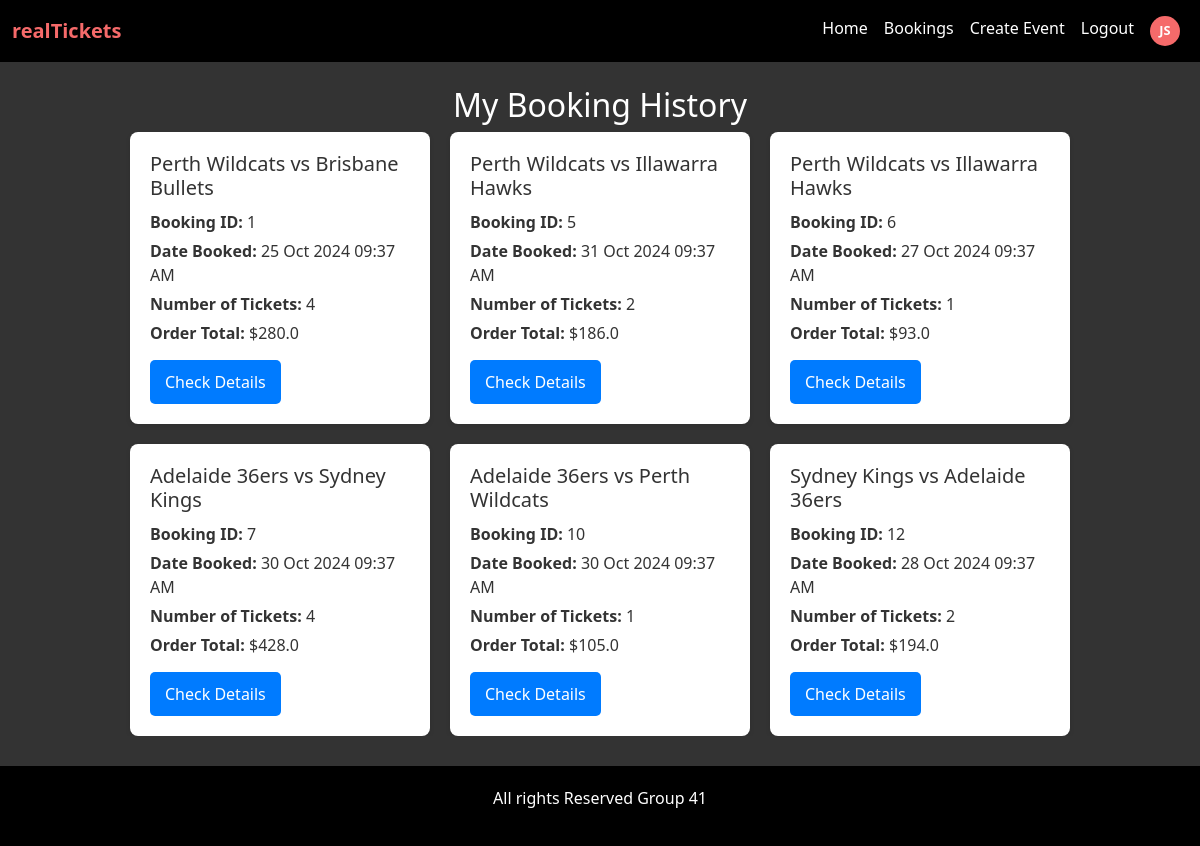
Page /booking-history (signed in) on the committed database.
### index/models.py (models this page shows, shortened)
class User(UserMixin, db.Model):  # Inherit from UserMixin
    id = db.Column(db.Integer, primary_key=True)
    first_name = db.Column(db.String(100), nullable=False)
    last_name = db.Column(db.String(100), nullable=False)
    dob = db.Column(db.String(10), nullable=False)
    email = db.Column(db.String(120), unique=True, nullable=False)
    username = db.Column(db.String(80), unique=True, nullable=False)
    password = db.Column(db.String(200), nullable=False)  # For storing hashed passwords
    bio = db.Column(db.Text, nullable=True)  # Optional field for user bio
    created_at = db.Column(db.DateTime, default=datetime.utcnow)  # Track creation time
    contact_number = db.Column(db.String(20), nullable=False)
    street_address = db.Column(db.String(200), nullable=False)
    def get_initials(self):
        return f"{self.first_name[0].upper()}{self.last_name[0].upper()}"

class Ticket(db.Model):
    __tablename__ = 'tickets'
    id = db.Column(db.Integer, primary_key=True)
    event_id = db.Column(db.Integer, db.ForeignKey('events.id'), nullable=False)
    user_name = db.Column(db.String(100), nullable=False)
    user_email = db.Column(db.String(120), nullable=False)
    number_of_tickets = db.Column(db.Integer, nullable=False)
    total_price = db.Column(db.Float, nullable=False)
    booking_date = db.Column(db.DateTime, default=datetime.utcnow)
    status = db.Column(db.String(20), default='confirmed')  # Status of the ticket
    event = db.relationship('Event', back_populates='tickets')

class Event(db.Model):
    __tablename__ = 'events'  # Ensure this matches your database table name
    id = db.Column(db.Integer, primary_key=True)
    name = db.Column(db.String(100), nullable=False)
    date = db.Column(db.DateTime, default=datetime.utcnow)
    location = db.Column(db.String(200))
    description = db.Column(db.Text, nullable=True)
    seats_available = db.Column(db.Integer, nullable=False)
    status = db.Column(db.String(50), nullable=False, default='Open')  # Default to 'Open'
    price_per_ticket = db.Column(db.Float, nullable=False)  # Price per ticket
    created_by = db.Column(db.Integer, db.ForeignKey('user.id'), nullable=False)  # Reference to the user
    created_at = db.Column(db.DateTime, default=datetime.utcnow)  # Track creation time
    comments = db.relationship('Comment', backref='event', lazy=True)
    tickets = db.relationship('Ticket', back_populates='event', cascade='all, delete-orphan')
    image_filename = db.Column(db.String(120), nullable=True)  # Image filename

### index/views.py (the view)
@main_bp.route('/booking-history')
@login_required  # Ensure user is logged in to access booking history
def booking_history():
    bookings = Ticket.query.filter_by(user_email=current_user.email).all()
    return render_template('booking_history.html', bookings=bookings)

### index/__init__.py (called while the page is built)
def create_app():
    app = Flask(__name__)
    app.config['SECRET_KEY'] = 'your_secret_key_here'
    app.config['SQLALCHEMY_DATABASE_URI'] = 'sqlite:///users.db'  # Use SQLite for the database
    app.config['SQLALCHEMY_TRACK_MODIFICATIONS'] = False  # Disable modification tracking
    db.init_app(app)
    login_manager.init_app(app)
    login_manager.login_view = 'main.login'  # Redirect to login page if not logged in
    from .models import User  # Import the User model here
    @login_manager.user_loader
    def load_user(user_id):
        return User.query.get(int(user_id))  # Retrieve user by ID for Flask-Login
    from .views import main_bp
    app.register_blueprint(main_bp)
    return app

### index/templates/booking_history.html (shortened to what this page needs)
{% extends 'base.html' %}
{% block content %}
<h2 class="text-center">My Booking History</h2>
<div class="booking-card-container">
    {% for booking in bookings %}
    <div class="booking-card">
        <div class="booking-details">
            <h5>{{ booking.event.name }}</h5>
            <p><strong>Booking ID:</strong> {{ booking.id }}</p>
            <p><strong>Date Booked:</strong> {{ booking.booking_date.strftime('%d %b %Y %I:%M %p') }}</p>
            <p><strong>Number of Tickets:</strong> {{ booking.number_of_tickets }}</p>
            <p><strong>Order Total:</strong> ${{ booking.total_price }}</p>
        </div>
        <a href="{{ url_for('main.event_details', event_id=booking.event_id) }}" class="check-details-btn">Check
            Details</a>
    </div>
    {% else %}
    <p>No bookings found.</p>
    {% endfor %}
</div>
{% endblock %}

### index/templates/base.html (shortened to what this page needs)
<!DOCTYPE html>
<html lang="en">
<head>
    <link href="https://cdn.jsdelivr.net/npm/bootstrap@5.3.0/dist/css/bootstrap.min.css" rel="stylesheet">
</head>
<body>
    <nav class="navbar navbar-expand-lg navbar-dark">
        <div class="container-fluid">
            <a class="navbar-brand" href="#"><span style="color: #F56A6A; font-weight: bold;">realTickets</span></a>
            <div class="collapse navbar-collapse justify-content-end" id="navbarNav">
                <ul class="navbar-nav">
                    <li class="nav-item">
                        <a class="nav-link" href="{{ url_for('main.home') }}">Home</a>
                    </li>
                    {% if current_user.is_authenticated %}
                    <li class="nav-item">
                        <a class="nav-link" href="{{ url_for('main.booking_history') }}">Bookings</a>
                    </li>
                    <li class="nav-item">
                        <a class="nav-link" href="{{ url_for('main.create_event') }}">Create Event</a>
                    </li>
                    <li class="nav-item">
                        <a class="nav-link" href="{{ url_for('main.logout') }}"
                            onclick="return confirmLogout();">Logout</a>
                    </li>
                    <li class="nav-item">
                        <a class="nav-link" href="{{ url_for('main.profile') }}">
                            <div class="profile-circle">
                                {{ current_user.get_initials() }}
                            </div>
                        </a>
                    </li>
                    {% else %}
                    <li class="nav-item"><a class="nav-link" href="{{ url_for('main.register') }}">Register</a></li>
                    <li class="nav-item"><a class="nav-link" href="{{ url_for('main.login') }}">Log in</a></li>
                    {% endif %}
                </ul>
            </div>
        </div>
    </nav>
    <div class="container content mt-4">
        {% block content %}{% endblock %}
    </div>
    <footer>
        <p>All rights Reserved Group 41</p>
    </footer>
</body>
</html>

### index/templates/base.html (style rules this page uses)
body { background-color: #333; color: white; min-height: 100vh; display: flex; flex-direction: column; }
.navbar { background-color: #000; align-items: center; }
.navbar-nav .nav-link { color: #fff !important; }
footer { background-color: #000; color: white; padding: 20px 0; text-align: center; margin-top: 30px; }
.content { flex: 1; overflow-y: auto; }
.profile-circle { display: inline-flex; justify-content: center; align-items: center; width: 30px; height: 30px; border-radius: 50%; background-color: #F56A6A; color: white; font-weight: bold; font-size: 0.8rem; text-align: center; }

### index/templates/booking_history.html (style rules this page uses)
.booking-card-container { display: flex; flex-wrap: wrap; justify-content: center; gap: 20px; }
.booking-card { background-color: white; border-radius: 8px; box-shadow: 0 2px 5px rgba(0, 0, 0, 0.1); padding: 20px; width: 300px; transition: box-shadow 0.3s; color: #333; }
.booking-details h5 { margin-top: 0; margin-bottom: 10px; }
.booking-details p { margin: 5px 0; }
.check-details-btn { display: inline-block; padding: 10px 15px; background-color: #007BFF; color: white; text-decoration: none; border-radius: 5px; transition: background-color 0.3s; margin-top: 10px; }
.text-center { text-align: center; }

### rows in the picture
User: get_initials "JS"
Ticket: event.name "Perth Wildcats vs Brisbane Bullets", id "1", booking_date "25 Oct 2024 09:37 AM", number_of_tickets "4", total_price "280.0"
Ticket: event.name "Perth Wildcats vs Illawarra Hawks", id "5", booking_date "31 Oct 2024 09:37 AM", number_of_tickets "2", total_price "186.0"
Ticket: event.name "Perth Wildcats vs Illawarra Hawks", id "6", booking_date "27 Oct 2024 09:37 AM", number_of_tickets "1", total_price "93.0"
Ticket: event.name "Adelaide 36ers vs Sydney Kings", id "7", booking_date "30 Oct 2024 09:37 AM", number_of_tickets "4", total_price "428.0"
Ticket: event.name "Adelaide 36ers vs Perth Wildcats", id "10", booking_date "30 Oct 2024 09:37 AM", number_of_tickets "1", total_price "105.0"
Ticket: event.name "Sydney Kings vs Adelaide 36ers", id "12", booking_date "28 Oct 2024 09:37 AM", number_of_tickets "2", total_price "194.0"
